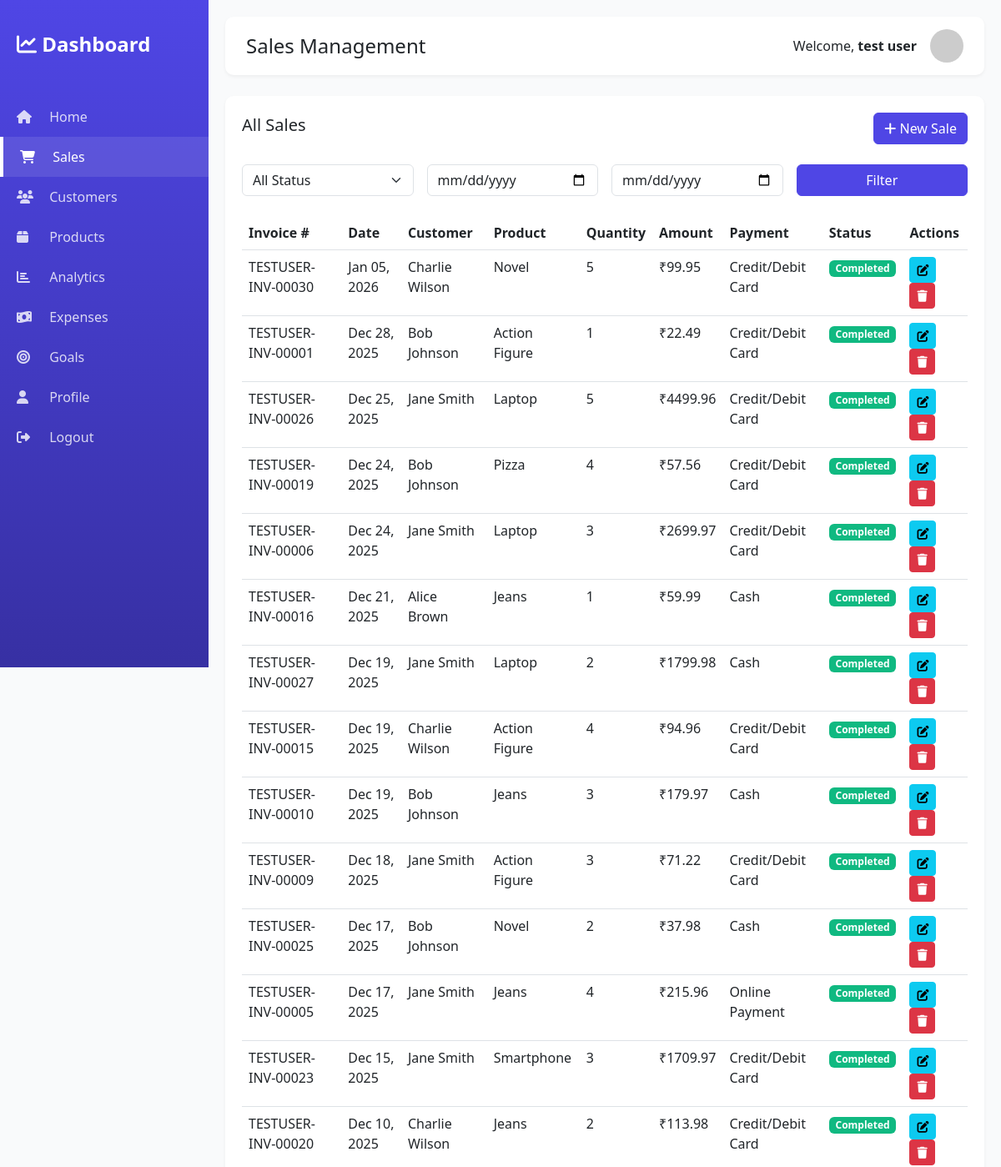
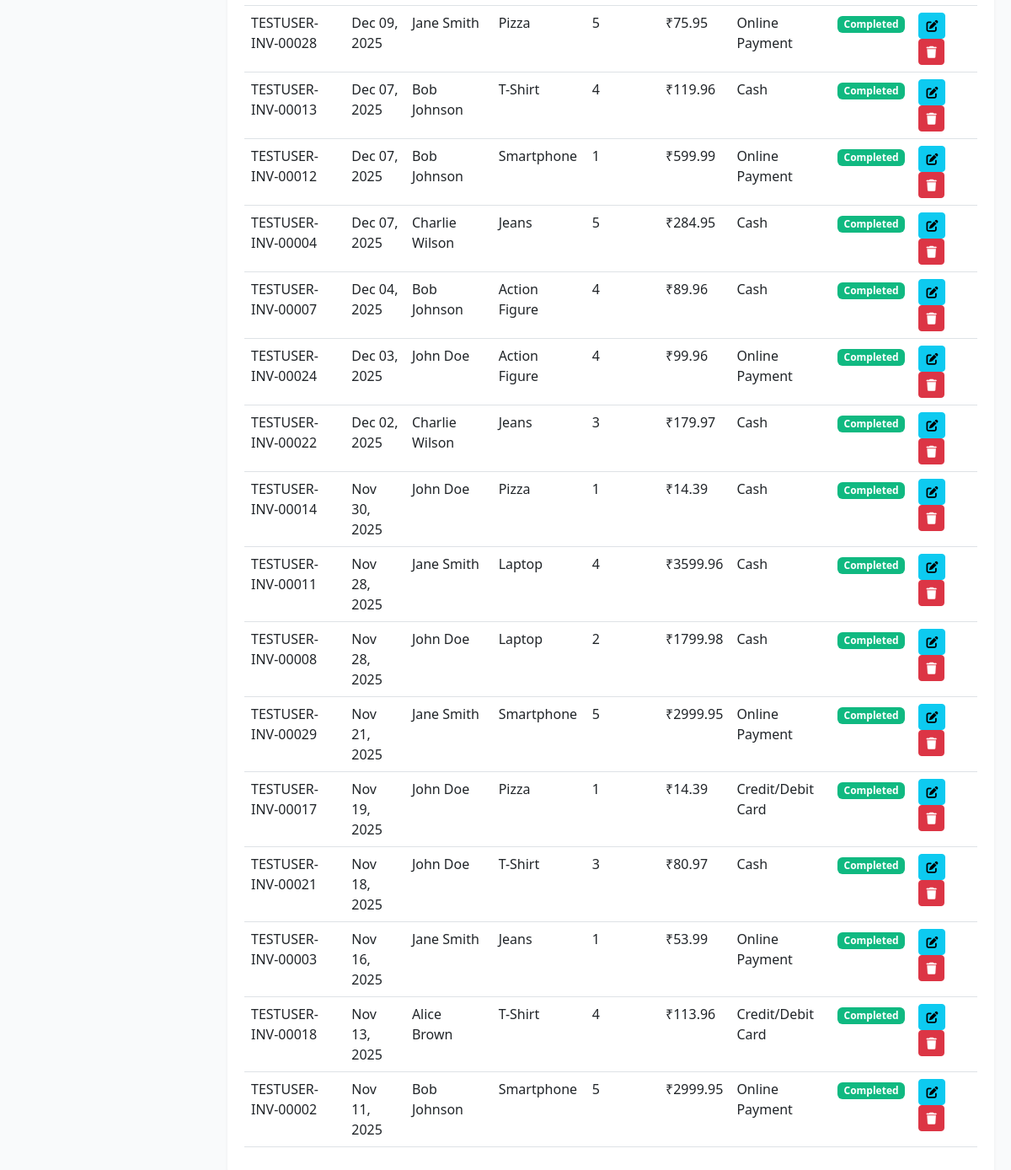
The app's page /sales/ (signed in) with its own data (2 pictures, top to bottom).
### dashboard/models.py (models this page shows, shortened)
class Sale(models.Model):
    PAYMENT_METHOD = [
        ('cash', 'Cash'),
        ('card', 'Credit/Debit Card'),
        ('online', 'Online Payment'),
        ('bank', 'Bank Transfer'),
    ]
    STATUS_CHOICES = [
        ('pending', 'Pending'),
        ('completed', 'Completed'),
        ('cancelled', 'Cancelled'),
    ]
    invoice_number = models.CharField(max_length=50, unique=True)
    customer = models.ForeignKey(Customer, on_delete=models.CASCADE, related_name='sales')
    product = models.ForeignKey(Product, on_delete=models.CASCADE, related_name='sales')
    quantity = models.IntegerField(validators=[MinValueValidator(1)])
    unit_price = models.DecimalField(max_digits=10, decimal_places=2)
    total_amount = models.DecimalField(max_digits=10, decimal_places=2)
    discount = models.DecimalField(
        max_digits=5, decimal_places=2, default=0,
        validators=[MinValueValidator(0), MaxValueValidator(100)]
    )
    payment_method = models.CharField(max_length=20, choices=PAYMENT_METHOD, default='cash')
    status = models.CharField(max_length=20, choices=STATUS_CHOICES, default='completed')
    notes = models.TextField(blank=True)
    user = models.ForeignKey(User, on_delete=models.CASCADE, related_name='sales')
    sale_date = models.DateField()
    created_at = models.DateTimeField(auto_now_add=True)
    class Meta:
        ordering = ['-sale_date', '-created_at']

class Customer(models.Model):
    CUSTOMER_TYPE = [
        ('new', 'New'),
        ('returning', 'Returning'),
        ('vip', 'VIP'),
    ]
    name = models.CharField(max_length=200)
    email = models.EmailField(unique=True)
    phone = models.CharField(max_length=15, blank=True)
    address = models.TextField(blank=True)
    city = models.CharField(max_length=100, blank=True)
    country = models.CharField(max_length=100, blank=True)
    customer_type = models.CharField(max_length=20, choices=CUSTOMER_TYPE, default='new')
    user = models.ForeignKey(User, on_delete=models.CASCADE, related_name='customers')
    created_at = models.DateTimeField(auto_now_add=True)
    updated_at = models.DateTimeField(auto_now=True)
    class Meta:
        ordering = ['-created_at']

class Product(models.Model):
    name = models.CharField(max_length=200)
    description = models.TextField(blank=True)
    category = models.ForeignKey(Category, on_delete=models.SET_NULL, null=True, related_name='products')
    price = models.DecimalField(max_digits=10, decimal_places=2, validators=[MinValueValidator(Decimal('0.01'))])
    cost = models.DecimalField(max_digits=10, decimal_places=2, validators=[MinValueValidator(Decimal('0.00'))])
    stock_quantity = models.IntegerField(default=0, validators=[MinValueValidator(0)])
    user = models.ForeignKey(User, on_delete=models.CASCADE, related_name='products')
    created_at = models.DateTimeField(auto_now_add=True)
    updated_at = models.DateTimeField(auto_now=True)
    class Meta:
        ordering = ['-created_at']

### dashboard/views.py (the view)
# urls.py: path('sales/', views.sales_list, name='sales_list'),
@login_required
def sales_list(request):
    sales = Sale.objects.filter(user=request.user).select_related('customer', 'product')
    status_filter = request.GET.get('status')
    date_from = request.GET.get('date_from')
    date_to = request.GET.get('date_to')
    if status_filter:
        sales = sales.filter(status=status_filter)
    if date_from:
        sales = sales.filter(sale_date__gte=date_from)
    if date_to:
        sales = sales.filter(sale_date__lte=date_to)
    return render(request, 'dashboard/sales_list.html', {
        'sales': sales,
        'status_filter': status_filter,
        'date_from': date_from,
        'date_to': date_to,
    })

### templates/dashboard/sales_list.html (shortened to what this page needs)
{% extends 'base.html' %}
{% block page_title %}Sales Management{% endblock %}
{% block content %}
<div class="table-container">
    <div class="d-flex justify-content-between align-items-center mb-4">
        <h5>All Sales</h5>
        <a href="{% url 'dashboard:sale_create' %}" class="btn btn-primary">
            <i class="fas fa-plus"></i> New Sale
        </a>
    </div>
    <form method="get" class="row g-3 mb-4">
        <div class="col-md-3">
            <select name="status" class="form-select">
                <option value="">All Status</option>
            </select>
        </div>
        <div class="col-md-3">
            <input type="date" name="date_from" class="form-control" value="{{ date_from }}">
        </div>
        <div class="col-md-3">
            <input type="date" name="date_to" class="form-control" value="{{ date_to }}">
        </div>
        <div class="col-md-3">
            <button type="submit" class="btn btn-primary w-100">Filter</button>
        </div>
    </form>
    <div class="table-responsive">
        <table class="table table-hover">
            <thead>
                <tr>
                    <th>Invoice #</th>
                    <th>Date</th>
                    <th>Customer</th>
                    <th>Product</th>
                    <th>Quantity</th>
                    <th>Amount</th>
                    <th>Payment</th>
                    <th>Status</th>
                    <th>Actions</th>
                </tr>
            </thead>
            <tbody>
                {% for sale in sales %}
                <tr>
                    <td>{{ sale.invoice_number }}</td>
                    <td>{{ sale.sale_date|date:"M d, Y" }}</td>
                    <td>{{ sale.customer.name }}</td>
                    <td>{{ sale.product.name }}</td>
                    <td>{{ sale.quantity }}</td>
                    <td>₹{{ sale.total_amount|floatformat:2 }}</td>
                    <td>{{ sale.get_payment_method_display }}</td>
                    <td><span class="badge badge-status-{{ sale.status }}">{{ sale.get_status_display }}</span></td>
                    <td>
                        <a href="{% url 'dashboard:sale_update' sale.pk %}" class="btn btn-sm btn-info">
                            <i class="fas fa-edit"></i>
                        </a>
                        <a href="{% url 'dashboard:sale_delete' sale.pk %}" class="btn btn-sm btn-danger">
                            <i class="fas fa-trash"></i>
                        </a>
                    </td>
                </tr>
                {% empty %}
                <tr>
                    <td colspan="9" class="text-center text-muted">No sales found</td>
                </tr>
                {% endfor %}
            </tbody>
        </table>
    </div>
</div>
{% endblock %}

### templates/base.html (shortened to what this page needs)
<!DOCTYPE html>
{% load static %}
<html lang="en">
<head>
    <link href="https://cdn.jsdelivr.net/npm/bootstrap@5.3.0/dist/css/bootstrap.min.css" rel="stylesheet">
    <link rel="stylesheet" href="https://cdnjs.cloudflare.com/ajax/libs/font-awesome/6.4.0/css/all.min.css">
    <link rel="stylesheet" href="{% static 'css/dashboard.css' %}">
</head>
<body>
    {% if user.is_authenticated %}
    <div class="sidebar">
        <a href="{% url 'dashboard:home' %}" class="sidebar-brand">
            <i class="fas fa-chart-line"></i> Dashboard
        </a>
        <ul class="sidebar-menu">
            <li>
                <a href="{% url 'dashboard:home' %}" class="{% if request.resolver_match.url_name == 'home' %}active{% endif %}">
                    <i class="fas fa-home"></i> Home
                </a>
            </li>
            <li>
                <a href="{% url 'dashboard:sales_list' %}" class="{% if 'sales' in request.path %}active{% endif %}">
                    <i class="fas fa-shopping-cart"></i> Sales
                </a>
            </li>
            <li>
                <a href="{% url 'dashboard:customers_list' %}" class="{% if 'customers' in request.path %}active{% endif %}">
                    <i class="fas fa-users"></i> Customers
                </a>
            </li>
            <li>
                <a href="{% url 'dashboard:products_list' %}" class="{% if 'products' in request.path %}active{% endif %}">
                    <i class="fas fa-box"></i> Products
                </a>
            </li>
            <li>
                <a href="{% url 'dashboard:analytics' %}" class="{% if 'analytics' in request.path %}active{% endif %}">
                    <i class="fas fa-chart-bar"></i> Analytics
                </a>
            </li>
            <li>
                <a href="{% url 'dashboard:expenses_list' %}" class="{% if 'expenses' in request.path %}active{% endif %}">
                    <i class="fas fa-money-bill-wave"></i> Expenses
                </a>
            </li>
            <li>
                <a href="{% url 'dashboard:goals_list' %}" class="{% if 'goals' in request.path %}active{% endif %}">
                    <i class="fas fa-bullseye"></i> Goals
                </a>
            </li>
            <li>
                <a href="{% url 'accounts:profile' %}" class="{% if 'profile' in request.path %}active{% endif %}">
                    <i class="fas fa-user"></i> Profile
                </a>
            </li>
            <li>
                <a href="{% url 'accounts:logout' %}">
                    <i class="fas fa-sign-out-alt"></i> Logout
                </a>
            </li>
        </ul>
    </div>
    <div class="main-content">
        <div class="top-navbar d-flex justify-content-between align-items-center">
            <div>
                <h4 class="mb-0">{% block page_title %}Dashboard{% endblock %}</h4>
            </div>
            <div class="d-flex align-items-center">
                <span class="me-3">Welcome, <strong>{{ user.get_full_name|default:user.username }}</strong></span>
                <img src="https://ui-avatars.com/api/?name={{ user.get_full_name|default:user.username }}&background=4F46E5&color=fff"
                     alt="Avatar" class="rounded-circle" width="40" height="40">
            </div>
        </div>
        {% block content %}{% endblock %}
    </div>
    {% endif %}
</body>
</html>

### static/css/dashboard.css (style rules this page uses)
:root { --primary-color: #4F46E5; --secondary-color: #10B981; --danger-color: #EF4444; --warning-color: #F59E0B; --dark-color: #1F2937; --light-bg: #F9FAFB; }
body { background-color: var(--light-bg); font-family: 'Segoe UI', Tahoma, Geneva, Verdana, sans-serif; }
.sidebar { min-height: 100vh; background: linear-gradient(180deg, var(--primary-color) 0%, #3730A3 100%); color: white; position: fixed; top: 0; left: 0; width: 250px; padding: 20px 0; z-index: 1000; }
.sidebar-brand { padding: 15px 20px; font-size: 24px; font-weight: bold; color: white; text-decoration: none; display: block; }
.sidebar-menu { list-style: none; padding: 0; margin: 30px 0; }
.sidebar-menu li a { display: block; padding: 12px 20px; color: rgba(255, 255, 255, 0.8); text-decoration: none; transition: all 0.3s; }
.sidebar-menu li a:hover, .sidebar-menu li a.active { background-color: rgba(255, 255, 255, 0.1); color: white; border-left: 4px solid white; }
.sidebar-menu li a i { width: 25px; margin-right: 10px; }
.main-content { margin-left: 250px; padding: 20px; }
.top-navbar { background: white; padding: 15px 25px; margin-bottom: 25px; border-radius: 10px; box-shadow: 0 2px 4px rgba(0,0,0,0.05); }
.table-container { background: white; border-radius: 10px; padding: 20px; box-shadow: 0 2px 4px rgba(0,0,0,0.05); }
.btn-primary { background-color: var(--primary-color); border-color: var(--primary-color); }
.badge-status-completed { background-color: var(--secondary-color); }

### records on screen
Sale: invoice_number "TESTUSER-INV-00030", sale_date "Jan 05, 2026", customer.name "Charlie Wilson", product.name "Novel", quantity "5", total_amount "99.95", payment_method "Credit/Debit Card", status "Completed"
Sale: invoice_number "TESTUSER-INV-00001", sale_date "Dec 28, 2025", customer.name "Bob Johnson", product.name "Action Figure", quantity "1", total_amount "22.49", payment_method "Credit/Debit Card", status "Completed"
Sale: invoice_number "TESTUSER-INV-00026", sale_date "Dec 25, 2025", customer.name "Jane Smith", product.name "Laptop", quantity "5", total_amount "4499.96", payment_method "Credit/Debit Card", status "Completed"
Sale: invoice_number "TESTUSER-INV-00019", sale_date "Dec 24, 2025", customer.name "Bob Johnson", product.name "Pizza", quantity "4", total_amount "57.56", payment_method "Credit/Debit Card", status "Completed"
Sale: invoice_number "TESTUSER-INV-00006", sale_date "Dec 24, 2025", customer.name "Jane Smith", product.name "Laptop", quantity "3", total_amount "2699.97", payment_method "Credit/Debit Card", status "Completed"
Sale: invoice_number "TESTUSER-INV-00016", sale_date "Dec 21, 2025", customer.name "Alice Brown", product.name "Jeans", quantity "1", total_amount "59.99", payment_method "Cash", status "Completed"
Sale: invoice_number "TESTUSER-INV-00027", sale_date "Dec 19, 2025", customer.name "Jane Smith", product.name "Laptop", quantity "2", total_amount "1799.98", payment_method "Cash", status "Completed"
Sale: invoice_number "TESTUSER-INV-00015", sale_date "Dec 19, 2025", customer.name "Charlie Wilson", product.name "Action Figure", quantity "4", total_amount "94.96", payment_method "Credit/Debit Card", status "Completed"
Sale: invoice_number "TESTUSER-INV-00010", sale_date "Dec 19, 2025", customer.name "Bob Johnson", product.name "Jeans", quantity "3", total_amount "179.97", payment_method "Cash", status "Completed"
Sale: invoice_number "TESTUSER-INV-00009", sale_date "Dec 18, 2025", customer.name "Jane Smith", product.name "Action Figure", quantity "3", total_amount "71.22", payment_method "Credit/Debit Card", status "Completed"
Sale: invoice_number "TESTUSER-INV-00025", sale_date "Dec 17, 2025", customer.name "Bob Johnson", product.name "Novel", quantity "2", total_amount "37.98", payment_method "Cash", status "Completed"
Sale: invoice_number "TESTUSER-INV-00005", sale_date "Dec 17, 2025", customer.name "Jane Smith", product.name "Jeans", quantity "4", total_amount "215.96", payment_method "Online Payment", status "Completed"
Sale: invoice_number "TESTUSER-INV-00023", sale_date "Dec 15, 2025", customer.name "Jane Smith", product.name "Smartphone", quantity "3", total_amount "1709.97", payment_method "Credit/Debit Card", status "Completed"
Sale: invoice_number "TESTUSER-INV-00020", sale_date "Dec 10, 2025", customer.name "Charlie Wilson", product.name "Jeans", quantity "2", total_amount "113.98", payment_method "Credit/Debit Card", status "Completed"
Sale: invoice_number "TESTUSER-INV-00028", sale_date "Dec 09, 2025", customer.name "Jane Smith", product.name "Pizza", quantity "5", total_amount "75.95", payment_method "Online Payment", status "Completed"
Sale: invoice_number "TESTUSER-INV-00013", sale_date "Dec 07, 2025", customer.name "Bob Johnson", product.name "T-Shirt", quantity "4", total_amount "119.96", payment_method "Cash", status "Completed"
Sale: invoice_number "TESTUSER-INV-00012", sale_date "Dec 07, 2025", customer.name "Bob Johnson", product.name "Smartphone", quantity "1", total_amount "599.99", payment_method "Online Payment", status "Completed"
Sale: invoice_number "TESTUSER-INV-00004", sale_date "Dec 07, 2025", customer.name "Charlie Wilson", product.name "Jeans", quantity "5", total_amount "284.95", payment_method "Cash", status "Completed"
Sale: invoice_number "TESTUSER-INV-00007", sale_date "Dec 04, 2025", customer.name "Bob Johnson", product.name "Action Figure", quantity "4", total_amount "89.96", payment_method "Cash", status "Completed"
Sale: invoice_number "TESTUSER-INV-00024", sale_date "Dec 03, 2025", customer.name "John Doe", product.name "Action Figure", quantity "4", total_amount "99.96", payment_method "Online Payment", status "Completed"
Sale: invoice_number "TESTUSER-INV-00022", sale_date "Dec 02, 2025", customer.name "Charlie Wilson", product.name "Jeans", quantity "3", total_amount "179.97", payment_method "Cash", status "Completed"
Sale: invoice_number "TESTUSER-INV-00014", sale_date "Nov 30, 2025", customer.name "John Doe", product.name "Pizza", quantity "1", total_amount "14.39", payment_method "Cash", status "Completed"
Sale: invoice_number "TESTUSER-INV-00011", sale_date "Nov 28, 2025", customer.name "Jane Smith", product.name "Laptop", quantity "4", total_amount "3599.96", payment_method "Cash", status "Completed"
Sale: invoice_number "TESTUSER-INV-00008", sale_date "Nov 28, 2025", customer.name "John Doe", product.name "Laptop", quantity "2", total_amount "1799.98", payment_method "Cash", status "Completed"
Sale: invoice_number "TESTUSER-INV-00029", sale_date "Nov 21, 2025", customer.name "Jane Smith", product.name "Smartphone", quantity "5", total_amount "2999.95", payment_method "Online Payment", status "Completed"
Sale: invoice_number "TESTUSER-INV-00017", sale_date "Nov 19, 2025", customer.name "John Doe", product.name "Pizza", quantity "1", total_amount "14.39", payment_method "Credit/Debit Card", status "Completed"
Sale: invoice_number "TESTUSER-INV-00021", sale_date "Nov 18, 2025", customer.name "John Doe", product.name "T-Shirt", quantity "3", total_amount "80.97", payment_method "Cash", status "Completed"
Sale: invoice_number "TESTUSER-INV-00003", sale_date "Nov 16, 2025", customer.name "Jane Smith", product.name "Jeans", quantity "1", total_amount "53.99", payment_method "Online Payment", status "Completed"
Sale: invoice_number "TESTUSER-INV-00018", sale_date "Nov 13, 2025", customer.name "Alice Brown", product.name "T-Shirt", quantity "4", total_amount "113.96", payment_method "Credit/Debit Card", status "Completed"
Sale: invoice_number "TESTUSER-INV-00002", sale_date "Nov 11, 2025", customer.name "Bob Johnson", product.name "Smartphone", quantity "5", total_amount "2999.95", payment_method "Online Payment", status "Completed"

### other values on screen
{{ user.get_full_name|default:user.username }} "test user"
